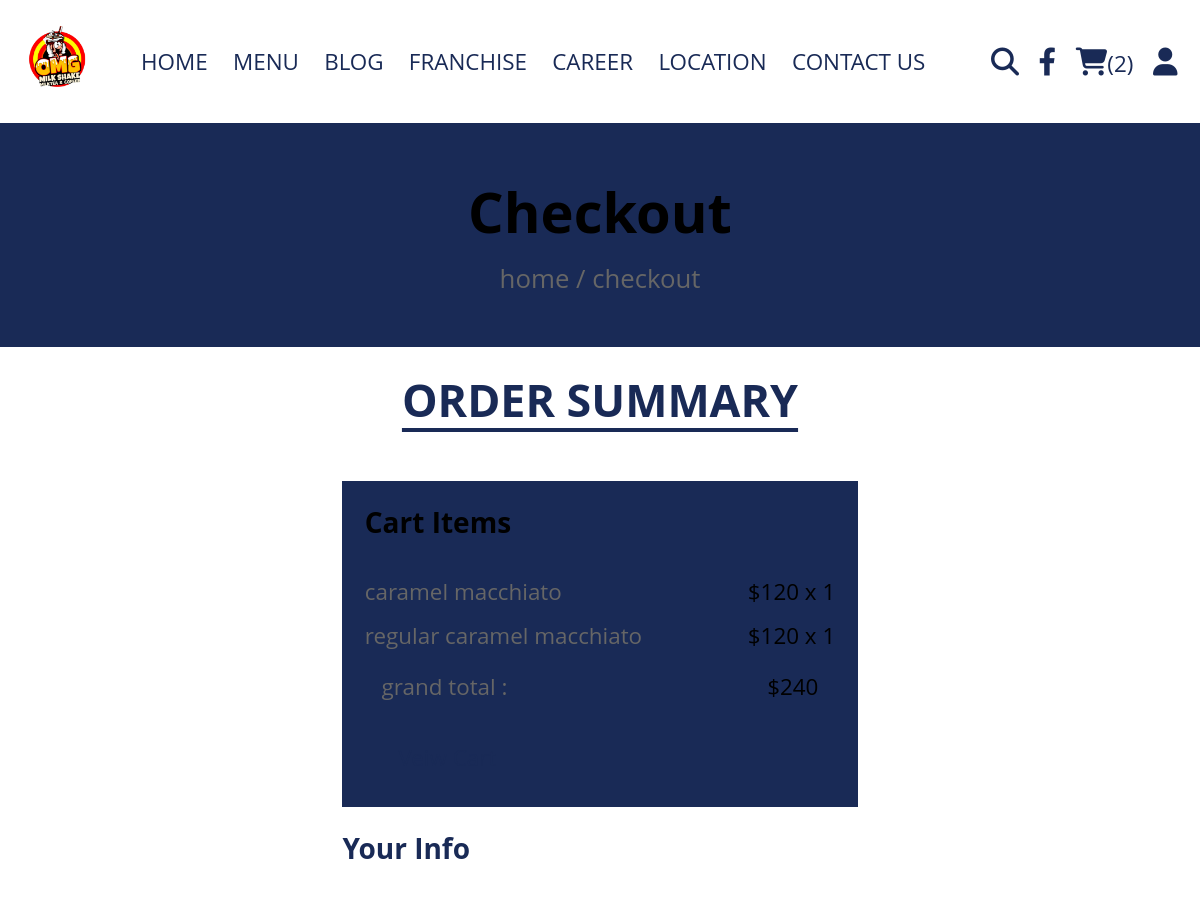
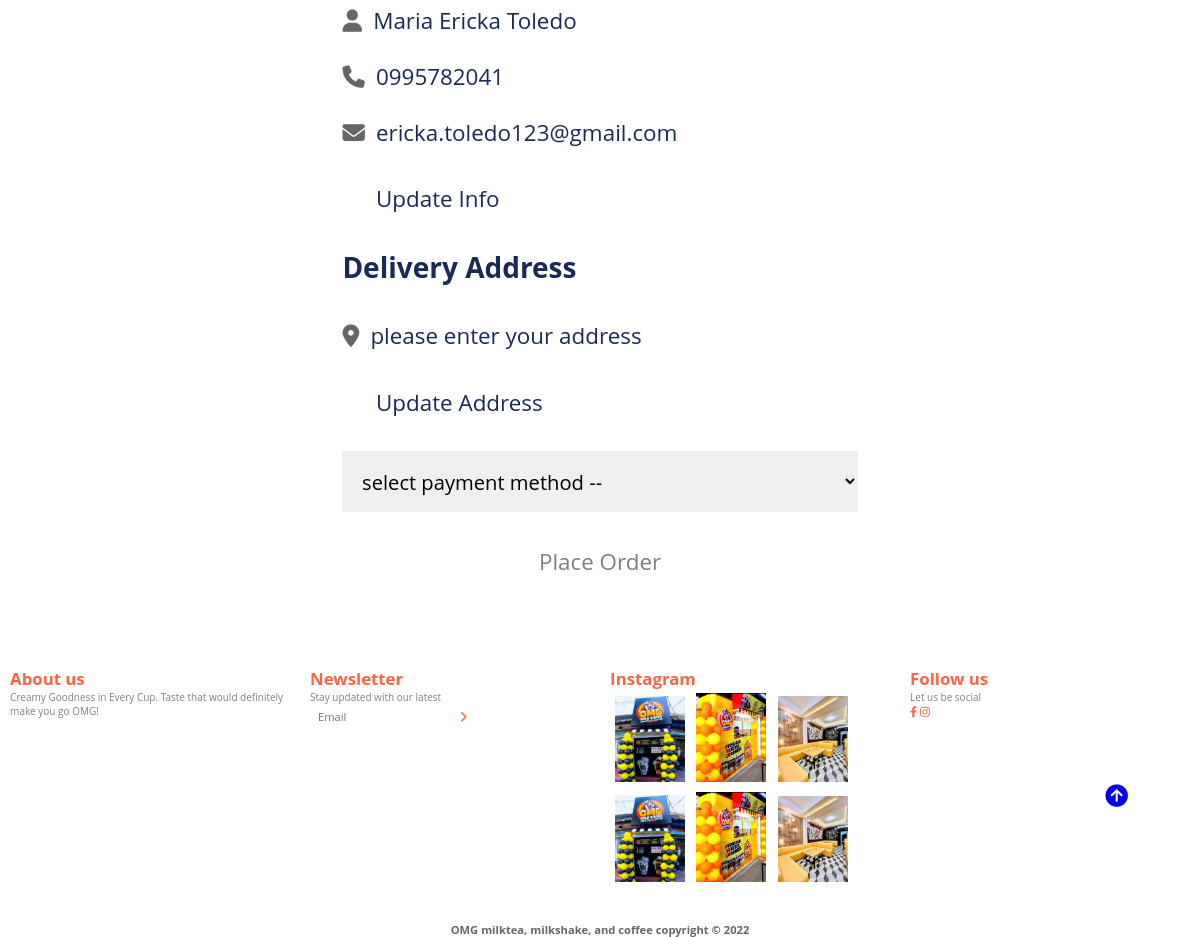
The app's page /checkout.php (signed in) with its own data (2 pictures, top to bottom).
### tables this page shows
CREATE TABLE `cart` (
  `id` int(100) NOT NULL,
  `user_id` int(100) NOT NULL,
  `pid` int(100) NOT NULL,
  `name` varchar(100) NOT NULL,
  `price` int(10) NOT NULL,
  `priceR` int(10) NOT NULL,
  `quantity` int(10) NOT NULL,
  `image` varchar(100) NOT NULL
);

CREATE TABLE `users` (
  `id` int(100) NOT NULL,
  `name` varchar(20) NOT NULL,
  `email` varchar(50) NOT NULL,
  `number` varchar(10) NOT NULL,
  `password` varchar(50) NOT NULL,
  `address` varchar(500) NOT NULL
);

### checkout.php (the view, shortened to what this page needs)
<?php
include 'components/connect.php';
if(isset($_SESSION['user_id'])){
   $user_id = $_SESSION['user_id'];
}else{
   $user_id = '';
   header('location:home.php');
};
?>
<!DOCTYPE html>
<html lang="en">
<head>
   <link rel="stylesheet" href="https://cdnjs.cloudflare.com/ajax/libs/font-awesome/6.1.1/css/all.min.css">
   <link rel="stylesheet" href="css/style.css">
</head>
<body>
<?php include 'components/user_header.php'; ?>
<div class="heading">
   <h3>checkout</h3>
   <p><a href="home.php">home</a> <span> / checkout</span></p>
</div>
<section class="checkout">
   <h1 class="title">order summary</h1>
<form action="" method="post">
   <div class="cart-items">
      <h3>cart items</h3>
      <?php
         $grand_total = 0;
         $select_cart = $conn->prepare("SELECT * FROM `cart` WHERE user_id = ?");
         $select_cart->execute([$user_id]);
         if($select_cart->rowCount() > 0){
            while($fetch_cart = $select_cart->fetch(PDO::FETCH_ASSOC)){
               $grand_total += ($fetch_cart['price'] * $fetch_cart['quantity']);
      ?>
      <p><span class="name"><?= $fetch_cart['name']; ?></span><span class="price">$<?= $fetch_cart['price']; ?> x <?= $fetch_cart['quantity']; ?></span></p>
      <?php
            }
         }else{
            echo '<p class="empty">your cart is empty!</p>';
         }
      ?>
      <p class="grand-total"><span class="name">grand total :</span><span class="price">$<?= $grand_total; ?></span></p>
      <a href="cart.php" class="btn">veiw cart</a>
   </div>
   <div class="user-info">
      <h3>your info</h3>
      <p><i class="fas fa-user"></i><span><?= $fetch_profile['name'] ?></span></p>
      <p><i class="fas fa-phone"></i><span><?= $fetch_profile['number'] ?></span></p>
      <p><i class="fas fa-envelope"></i><span><?= $fetch_profile['email'] ?></span></p>
      <a href="update_profile.php" class="btn">update info</a>
      <h3>delivery address</h3>
      <p><i class="fas fa-map-marker-alt"></i><span><?php if($fetch_profile['address'] == ''){echo 'please enter your address';}else{echo $fetch_profile['address'];} ?></span></p>
      <a href="update_address.php" class="btn">update address</a>
      <select name="method" class="box" required>
         <option value="" disabled selected>select payment method --</option>
      </select>
      <input type="submit" value="place order" class="btn <?php if($fetch_profile['address'] == ''){echo 'disabled';} ?>" style="width:100%; background:var(--red); color:var(--white);" name="submit">
   </div>
</form>
</section>
<?php include 'components/footer.php'; ?>
</body>
</html>

### css/style.css (style rules this page uses)
:root { --green:#27ae60; --black:#192a56; --light-color:#666; --box-shadow:0 .5rem 1.5rem rgba(0,0,0, .1); }
* { font-family: 'Open Sans', sans-serif; margin: 0; padding: 0; box-sizing: border-box; text-decoration: none; outline: none; border: none; transition: all .2s linear; }
html { font-size: 70%; overflow-x: hidden; scroll-padding-top: 5.5rem; scroll-behavior: smooth; }
section { margin:0 auto; max-width: 1200px; padding:2rem; }
.title { text-align: center; margin-bottom: 2.5rem; font-size: 4rem; color:var(--black); text-transform: uppercase; text-decoration: underline; text-underline-offset: 1rem; }
.heading { display: flex; align-items: center; justify-content: center; gap:1rem; flex-flow: column; background-color: var(--black); min-height: 20rem; }
.heading h3 { font-size: 5rem; color:var(--white); text-transform: capitalize; }
.heading p { font-size: 2.3rem; color:var(--light-color); }
.heading p a { color:var(--yellow); }
.btn, .delete-btn { margin-top: 1rem; display: inline-block; font-size: 2rem; padding:1rem 3rem; cursor: pointer; text-transform: capitalize; transition: .2s linear; }
.btn { background-color: var(--yellow); color:var(--black); }
.disabled { opacity: .5; user-select: none; pointer-events: none; }
.checkout form { max-width: 50rem; margin:0 auto; border:var(--border); padding:2rem; }
.checkout form h3 { font-size: 2.5rem; text-transform: capitalize; padding: 2rem 0; color:var(--black); }
.checkout form .cart-items { background-color: var(--black); padding:2rem; padding-top: 0; }
.checkout form .cart-items h3 { color:var(--white); }
.checkout form .cart-items p { display: flex; align-items: center; gap:1.5rem; justify-content: space-between; margin:1rem 0; line-height: 1.5; font-size: 2rem; }
.checkout form .cart-items p .name { color:var(--light-color); }
.checkout form .cart-items p .price { color:var(--yellow); }
.checkout form .cart-items .grand-total { background-color: var(--white); padding:.5rem 1.5rem; }
.checkout form .cart-items .grand-total .price { color:var(--red); }
.checkout form .user-info p { font-size: 2rem; line-height: 1.5; padding:1rem 0; }
.checkout form .user-info p i { color:var(--light-color); margin-right: 1rem; }
.checkout form .user-info p span { color:var(--black); }
.checkout form .user-info .box { width: 100%; border:var(--border); padding:1.4rem; margin-top: 2rem; margin-bottom: 1rem; font-size: 1.8rem; }

### records on screen
cart: name "caramel macchiato", price "120", quantity "1"
cart: name "regular caramel macchiato", price "120", quantity "1"
users: name "Maria Ericka Toledo", number "0995782041", email "ericka.toledo123@gmail.com", submit "place order"

### other values on screen
$total_cart_items "2"
$grand_total "240"
